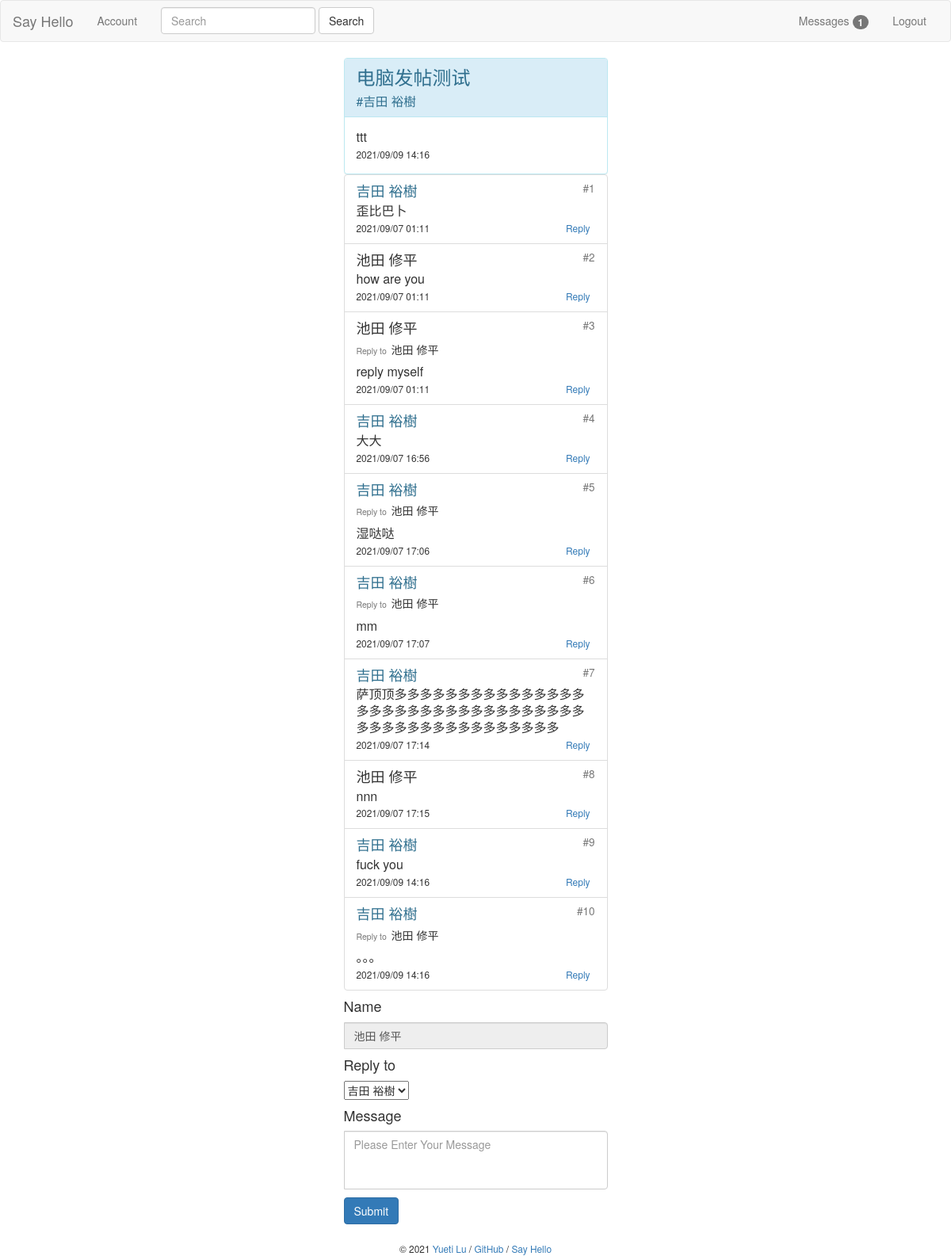
The app's page /post/1 (signed in) with its own data.
### bluelog/models.py (models this page shows)
class Post(db.Model):
    id = db.Column(db.Integer, primary_key=True)
    title = db.Column(db.String(60))
    body = db.Column(db.Text)
    name = db.Column(db.String(60))
    clickNum = db.Column(db.Integer, default=0)
    commentNum = db.Column(db.Integer, default=0)
    postTime = db.Column(db.DateTime, default=datetime.now)
    timestamp = db.Column(db.DateTime, default=datetime.now)
    user_id = db.Column(db.Integer, db.ForeignKey('user.id'))
    user = db.relationship('User', back_populates='posts')
    comments = db.relationship('Comment', back_populates='post', cascade='all,delete-orphan')

class Comment(db.Model):
    id = db.Column(db.Integer, primary_key=True)
    name = db.Column(db.String(30))
    body = db.Column(db.Text)
    replyTo = db.Column(db.String(30))
    commentFloor = db.Column(db.Integer)
    from_admin = db.Column(db.Boolean, default=False)
    timestamp = db.Column(db.DateTime, default=datetime.now, index=True)
    post_id = db.Column(db.Integer, db.ForeignKey('post.id'))
    post = db.relationship('Post', back_populates='comments')
    user_id = db.Column(db.Integer, db.ForeignKey('user.id'))
    user = db.relationship('User', back_populates='comments')

class FakeName(db.Model):
    id = db.Column(db.Integer, primary_key=True)
    post_id = db.Column(db.Integer)
    user_id = db.Column(db.Integer)
    name = db.Column(db.String)

### bluelog/blueprints/blog.py (the view, shortened to what this page needs)
@blog_bp.route('/post/<int:post_id>', methods=['GET', 'POST'])
def replyPage(post_id):
    replyName = request.args.get('replyName')
    if replyName:
        replyForm = ReplyForm(toName=replyName)
    else:
        replyForm = ReplyForm()
    fakesNames = FakeName.query.filter_by(post_id=post_id).all()
    replyForm.toName.choices = [(fakeName.name, fakeName.name) for fakeName in fakesNames]
    post = Post.query.get(post_id)
    post.clickNum += 1
    comments = post.comments
    db.session.commit()
    if current_user.is_authenticated:
        user = User.query.get(current_user.id)
        fakeName = FakeName.query.filter(and_(FakeName.post_id == post_id, FakeName.user_id == user.id)).first()
        if fakeName:
            replyForm.name.data = fakeName.name
        else:
            nameTemp = fake.name()
            while nameTemp in [fakeName.name for fakeName in fakesNames]:
                nameTemp = fake.name()
            replyForm.name.data = nameTemp
    else:
        nameTemp = fake.name()
        while nameTemp in [fakeName.name for fakeName in fakesNames]:
            nameTemp = fake.name()
        replyForm.name.data = nameTemp
    return render_template('blog/reply.html',
                           comments=comments,
                           form=replyForm,
                           post=post)

### bluelog/forms.py
class ReplyForm(FlaskForm):
    name = StringField('Name', validators=[DataRequired()])
    body = TextAreaField('Message', validators=[DataRequired(), Length(1, 200)])
    toName = SelectField('Reply to', choices=[])
    submit = SubmitField()

class SearchForm(FlaskForm):
    body = StringField('SearchMessage', validators=[DataRequired()])
    submit = SubmitField('Search')

### bluelog/__init__.py (called while the page is built)
def register_template_context(app):
    @app.context_processor
    def injectSearchForm():
        searchForm = SearchForm()
        return dict(searchForm=searchForm)
    @app.context_processor
    def injectUnreadMessage():
        if current_user.is_authenticated:
            user = User.query.get(current_user.id)
            unreadMessageNum = UnreadMessage.query.filter(and_(UnreadMessage.user_id == user.id,
                                                               UnreadMessage.haveRead == 0)).count()
            return dict(unreadMessageNum=unreadMessageNum)
        else:
            return dict(unreadMessageNum=0)

### bluelog/extensions.py (called while the page is built)
@login_manager.user_loader
def load_user(user_id):
    from bluelog.models import User
    user = User.query.get(int(user_id))
    return user

### bluelog/templates/blog/reply.html (shortened to what this page needs)
{% extends 'base.html' %}
{% from "macros.html" import show_flash with context %}
{% from "macros.html" import show_footer %}
{% from "macros.html" import show_comment_in_post %}
{% from "macros.html" import show_errors %}
{% block content %}
    <div class="col-md-4"></div>
    <div class="col-md-4">
        <div class="panel panel-info" style="margin:0 auto; width:90%;">
            <div class="panel-heading">
                <h3 class="panel-title" style="font-size: x-large">{{ post.title }}<br><small>#{{ post.name }}</small>
                </h3>
            </div>
            <div class="panel-body">
                <p class="list-group-item-text"
                   style="width: 100%; word-break: break-all; word-wrap: break-word; font-size: medium">{{ post.body }}</p>
                <small>
                    {{ post.timestamp.strftime('%Y/%m/%d %H:%M') }}
                </small>
            </div>
        </div>
        <ul class="list-group" style="margin:0 auto; width:90%">
            {% for comment in comments %}
                {{ show_comment_in_post(comment) }}
            {% endfor %}
        </ul>
        <form role="form" method="post" id="comment-form">
            <div class="form-group">
                <div class="input-group" style="margin:0 auto; width:90%">
                    {{ form.name.label(class="h4") }}<br>
                    {{ form.name(class="form-control ", placeholder="Username", readonly="readonly") }}
                </div>
                <h4 style="margin-left: 5%">Reply to</h4>
                <div class="input-group" style="margin:0 auto; width:90%">
                    {{ form.toName(class="selectpicker") }}
                </div>
                <div class="input-group" style="margin:0 auto; width:90%">
                    {{ form.body.label(class="h4") }}<br>
                    {{ form.body(class="form-control", placeholder="Please Enter Your Message", rows="3", style="resize: none;") }}
                </div>
                {{ form.submit(class="btn btn-primary", type="submit", style="margin-top: 10px; margin-left: 5%") }}
            </div>
        </form>
        {{ show_footer() }}
    </div>
    <div class="col-md-4"></div>
{% endblock %}

### bluelog/templates/macros.html (shortened to what this page needs)
{% macro show_footer() %}
    <footer class="text-center" style="margin-top: 20px;">
        <small> &copy; 2021 <a href="https://github.com/luyueti111" title="Written by Grey Li">Yueti Lu</a> /
            <a href="https://github.com/luyueti111/Bluelog" title="Fork me on GitHub">GitHub</a> /
            <a href="{{ url_for('blog.hello') }}" title="A HelloFlask project">Say Hello</a>
        </small>
    </footer>
{% endmacro %}
{% macro show_comment_in_post(comment) %}
    {% set post = comment.post %}
    <li class="list-group-item">
        {% if comment.name == post.name %}
            <h4 class="list-group-item-heading text-info">{{ comment.name }}<small
                    class="pull-right">&nbsp;#{{ comment.commentFloor }}</small>
            </h4>
        {% else %}
            <h4 class="list-group-item-heading">{{ comment.name }}<small
                    class="pull-right">&nbsp;#{{ comment.commentFloor }}</small>
            </h4>
        {% endif %}
        {% if comment.replyTo is not none %}
            <h5><small>Reply to&nbsp;&nbsp;</small>{{ comment.replyTo }}</h5>
        {% endif %}
        <p class="list-group-item-text"
           style="width: 100%; word-break: break-all; word-wrap: break-word; font-size: medium">{{ comment.body }}</p>
        <small>
            {{ comment.timestamp.strftime('%Y/%m/%d %H:%M') }}
        </small>
        <a class="btn  btn-link btn-xs pull-right" href="{{ url_for('blog.replyFromComment', comment_id=comment.id) }}">Reply</a>
    </li>
{% endmacro %}

### records on screen
Post: title "电脑发帖测试", name "吉田 裕樹", body "ttt", timestamp "2021/09/09 14:16"
Comment: name "吉田 裕樹", commentFloor "1", body "歪比巴卜", timestamp "2021/09/07 01:11"
Comment: name "池田 修平", commentFloor "2", body "how are you", timestamp "2021/09/07 01:11"
Comment: name "池田 修平", commentFloor "3", replyTo "池田 修平", body "reply myself", timestamp "2021/09/07 01:11"
Comment: name "吉田 裕樹", commentFloor "4", body "大大", timestamp "2021/09/07 16:56"
Comment: name "吉田 裕樹", commentFloor "5", replyTo "池田 修平", body "湿哒哒", timestamp "2021/09/07 17:06"
Comment: name "吉田 裕樹", commentFloor "6", replyTo "池田 修平", body "mm", timestamp "2021/09/07 17:07"
Comment: name "吉田 裕樹", commentFloor "7", body "萨顶顶多多多多多多多多多多多多多多多多多多多多多多多多多多多多多多多多多多多多多多多多多多多多多多多多多", timestamp "2021/09/07 17:14"
Comment: name "池田 修平", commentFloor "8", body "nnn", timestamp "2021/09/07 17:15"
Comment: name "吉田 裕樹", commentFloor "9", body "fuck you", timestamp "2021/09/09 14:16"
Comment: name "吉田 裕樹", commentFloor "10", replyTo "池田 修平", body "。。。", timestamp "2021/09/09 14:16"
FakeName: name "池田 修平"

### other values on screen
{{ unreadMessageNum }} "1"
